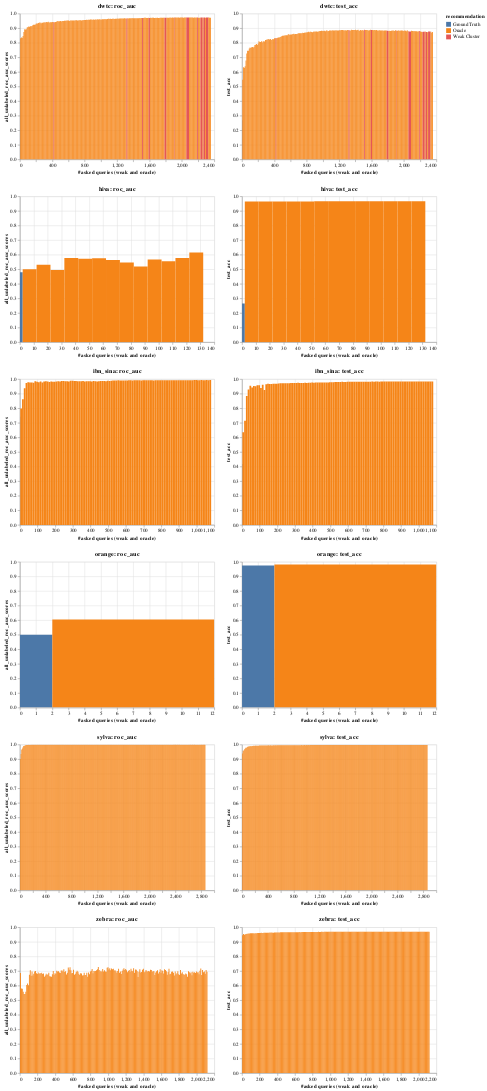

This figure's notebook cell:
### Code cell
pre_fetch_data(4)
visualise_top_n(4)
